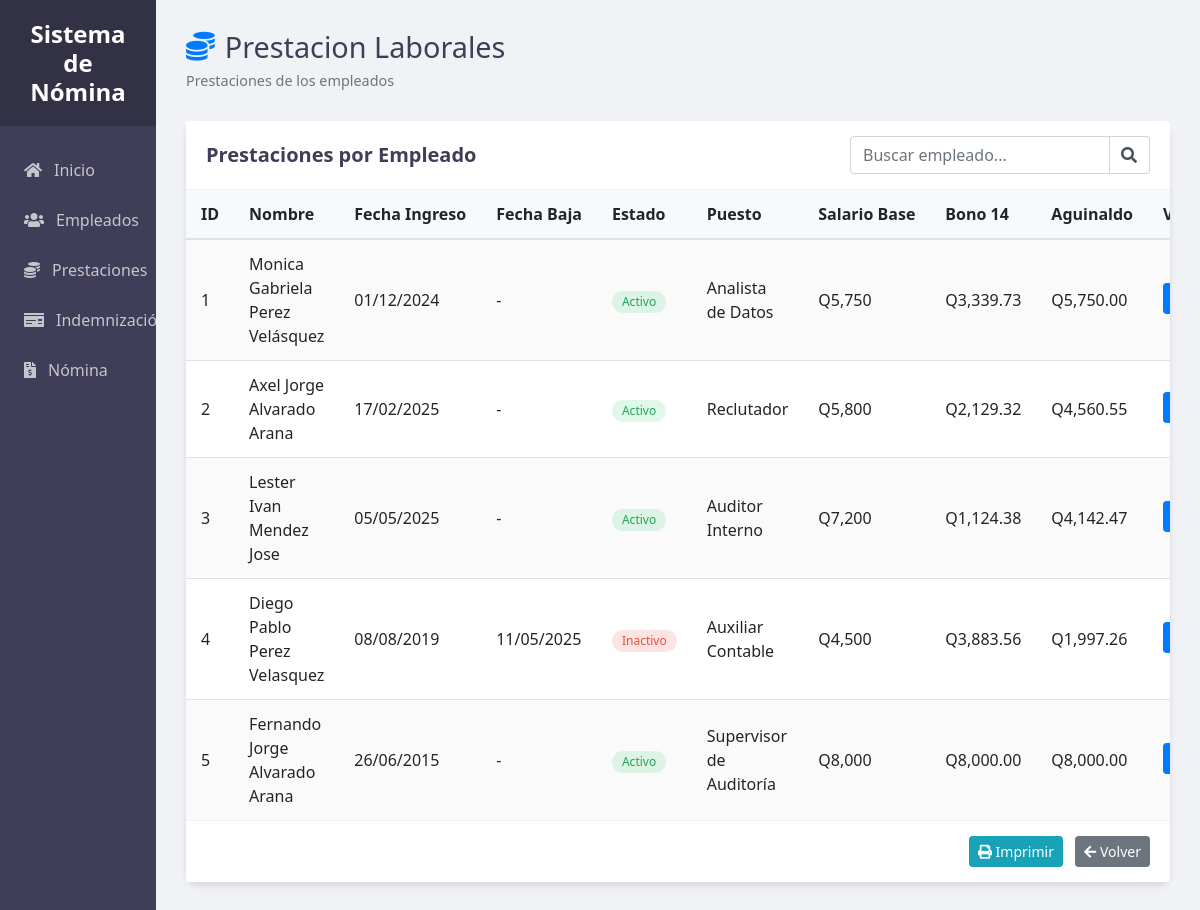
Page /ProyectoNomina/index.php?controller=prestacion&action=ver on the earlier database version.
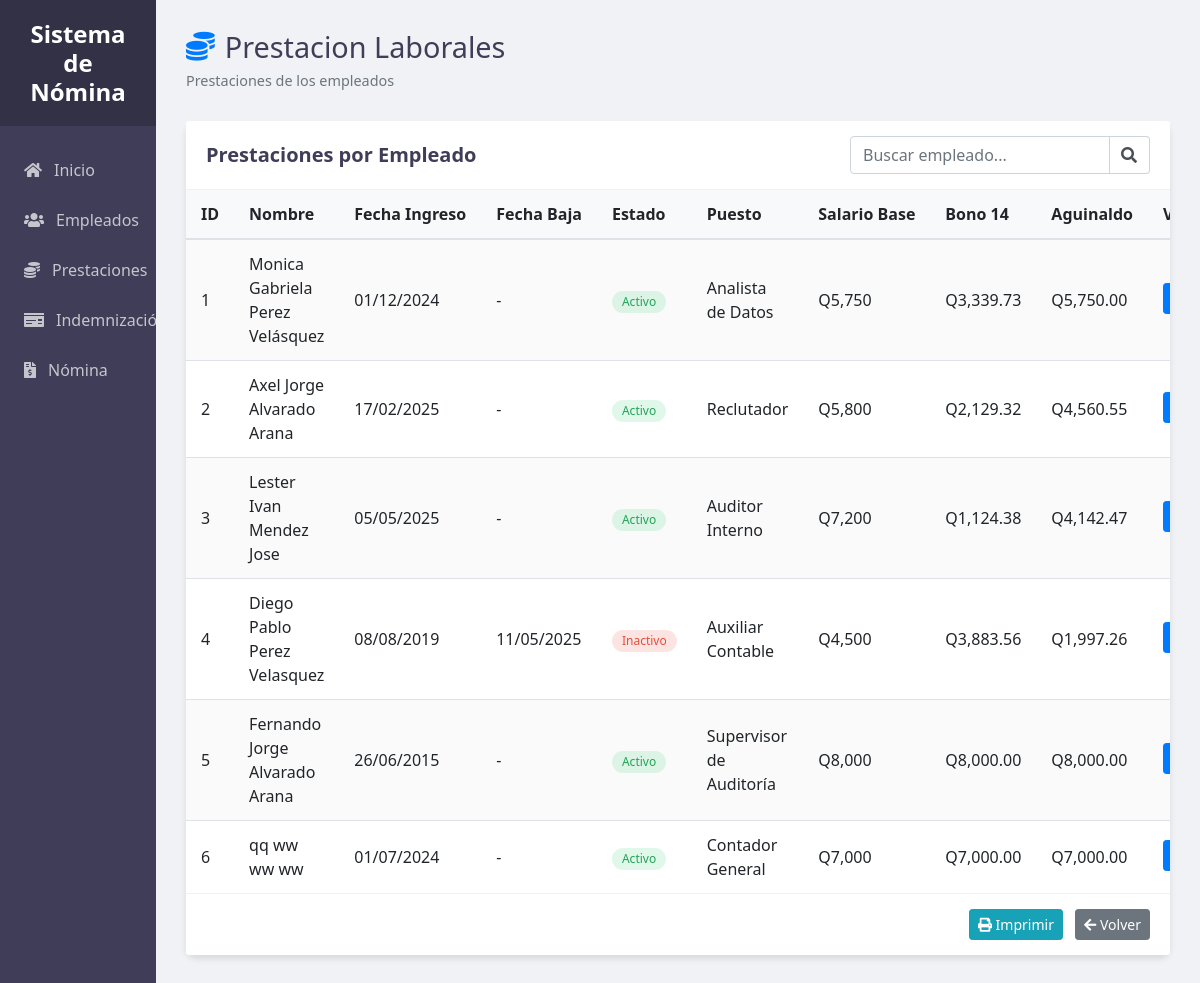
Same page on the later database version.
### tables this page shows
CREATE TABLE `empleado` (
  `ID_Emp` int(11) NOT NULL,
  `PriNombre_Emp` varchar(50) NOT NULL,
  `SegNombre_Emp` varchar(50) NOT NULL,
  `PriApellido_Emp` varchar(50) NOT NULL,
  `SegApellido_Emp` varchar(50) NOT NULL,
  `DPI_Emp` varchar(20) NOT NULL,
  `FechaNacimiento_Emp` date NOT NULL,
  `Direccion_Emp` varchar(255) DEFAULT NULL,
  `Telefono_Emp` varchar(15) DEFAULT NULL,
  `Email_Emp` varchar(100) DEFAULT NULL,
  `FechaIngreso_Emp` date NOT NULL,
  `FechaBaja_Emp` date DEFAULT NULL,
  `Estado_Emp` varchar(10) DEFAULT 'Activo',
  `ID_Puesto` int(11) DEFAULT NULL,
  `Horas_Extras` decimal(5,2) DEFAULT 0.00
);

CREATE TABLE `puesto` (
  `ID_Puesto` int(11) NOT NULL,
  `Nombre_Puesto` varchar(100) NOT NULL,
  `SalarioBase_Puesto` decimal(10,2) NOT NULL,
  `ID_Dep` int(11) DEFAULT NULL
);

### ProyectoNomina/Controllers/PrestacionController.php (called while the page is built, shortened)
<?php
class PrestacionController {
    private $prestacion;
    public function __construct() {
        $db = db::conectar();
        $this->prestacion = new Prestacion($db);
    }
    public function ver() {
        $prestaciones = $this->prestacion->obtenerPrestaciones();
        extract(['prestaciones' => $prestaciones]);
        include 'Views/Prestaciones/Ver.php';
    }
}
?>

### ProyectoNomina/Models/PrestacionModelo.php (called while the page is built, shortened)
<?php
class Prestacion {
    private $conn;
    public function __construct($db) {
        $this->conn = $db;
    }
    public function obtenerPrestaciones() {
        try {
            $query = "CALL spCalcularB14_Agui();";
            $stmt = $this->conn->prepare($query);
            $stmt->execute();
            $resultados = $stmt->fetchAll(PDO::FETCH_ASSOC);
            return $resultados;
        } catch (PDOException $e) {
            error_log("Error al obtener Prestaciones de Empleados: " . $e->getMessage());
            return [];
        }
    }
}

### ProyectoNomina/Views/Prestaciones/Ver.php (the view, shortened to what this page needs)
<!DOCTYPE html>
<html lang="en">
<head>
    <link rel="stylesheet" href="https://cdn.jsdelivr.net/npm/bootstrap@4.6.2/dist/css/bootstrap.min.css">
    <link rel="stylesheet" href="https://cdnjs.cloudflare.com/ajax/libs/font-awesome/5.15.4/css/all.min.css">
    <link rel="stylesheet" href="Public/CSS/styleVer.css">
</head>
<body>
    <div class="sidebar">
        <div class="sidebar-header">
            <h3>Sistema de Nómina</h3>
        </div>
        <ul class="sidebar-menu">
            <li><a href="index.php"><i class="fas fa-home"></i> Inicio</a></li>
            <li><a href="index.php?controller=empleado&action=ver"><i class="fas fa-users"></i> Empleados</a></li>
            <li><a href="index.php?controller=prestacion&action=ver"><i class="fas fa-coins"></i> Prestaciones</a></li>
            <li><a href="index.php?controller=indemnizacion&action=ver"><i class="fas fa-money-check"></i> Indemnización</a></li>
            <li><a href="index.php?controller=nomina&action=ver"><i class="fas fa-file-invoice-dollar"></i> Nómina</a></li>
        </ul>
    </div>
    <div class="main-content">
        <div class="content-container">
            <div class="header">
                <div class="header-title">
                    <h1><i class="fas fa-coins text-primary"></i> Prestacion Laborales</h1>
                    <p class="text-muted">Prestaciones de los empleados</p>
                </div>
            </div>
            <div class="card">
                <div class="card-header bg-white">
                    <div class="row align-items-center">
                        <div class="col-md-6">
                            <h5 class="mb-0">Prestaciones por Empleado</h5>
                        </div>
                        <div class="col-md-6">
                            <div class="input-group search-box">
                                <input type="text" id="searchInput" class="form-control" placeholder="Buscar empleado...">
                                <div class="input-group-append">
                                    <span class="input-group-text"><i class="fas fa-search"></i></span>
                                </div>
                            </div>
                        </div>
                    </div>
                </div>
                <div class="card-body p-0">
                    <?php if (empty($prestaciones)): ?>
                        <div class="alert alert-info m-3">
                            <i class="fas fa-info-circle"></i> No hay prestaciones registradas en el sistema.
                        </div>
                    <?php else: ?>
                        <div class="table-container">
                            <table class="table table-striped table-hover" id="employeeTable">
                                <thead>
                                    <tr>
                                        <th>ID</th>
                                        <th>Nombre</th>
                                        <th>Fecha Ingreso</th>
                                        <th>Fecha Baja</th>
                                        <th>Estado</th>
                                        <th>Puesto</th>
                                        <th>Salario Base</th>
                                        <th>Bono 14</th>
                                        <th>Aguinaldo</th>
                                        <th>Vacaciones</th>
                                    </tr>
                                </thead>
                                <tbody>
                                    <?php foreach ($prestaciones as $prestacion): ?>
                                        <tr>
                                            <td><?php echo $prestacion['ID_Emp'];?></td>
                                            <td><?php echo $prestacion['Nombre']; ?></td>
                                            <td><?php echo date('d/m/Y', strtotime($prestacion['FechaIngreso_Emp'])); ?></td>
                                            <td><?php echo $prestacion['FechaBaja_Emp'] ? date('d/m/Y', strtotime($prestacion['FechaBaja_Emp'])) : '-'; ?></td>
                                            <td>
                                                <?php if ($prestacion['Estado_Emp'] == 'Activo'): ?>
                                                    <span class="badge badge-success">Activo</span>
                                                <?php else: ?>
                                                    <span class="badge badge-danger">Inactivo</span>
                                                <?php endif; ?>
                                            </td>
                                            <td><?php echo $prestacion['Nombre_Puesto']; ?></td>
                                            <td>Q<?php echo number_format($prestacion['SalarioBase_Puesto'], 0, '.', ','); ?></td>
                                            <td>Q<?php echo number_format($prestacion['Bono14'], 2, '.', ','); ?></td>
                                            <td>Q<?php echo number_format($prestacion['Aguinaldo'], 2, '.', ','); ?></td>
                                            <td>
                                                <a href="index.php?controller=vacaciones&action=ver&id=<?= $prestacion['ID_Emp']; ?>" class="btn btn-sm btn-primary mb-1">
                                                    <i class="fas fa-umbrella-beach"></i></a>
                                                <br>
                                            </td>
                                        </tr>
                                    <?php endforeach; ?>
                                </tbody>
                            </table>
                        </div>
                    <?php endif; ?>
                </div>
                <div class="card-footer bg-white">
                    <div class="row">
                        <div class="col text-right">
                            <button type="button" class="btn btn-info btn-sm mr-2" onclick="window.print()">
                                <i class="fas fa-print"></i> Imprimir
                            </button>
                            <a href="index.php" class="btn btn-secondary btn-sm">
                                <i class="fas fa-arrow-left"></i> Volver
                            </a>
                        </div>
                    </div>
                </div>
            </div>
        </div>
    </div>
</body>
</html>

### ProyectoNomina/index.php (shortened to what this page needs)
<?php
require_once 'Models/EmpleadoModelo.php';
require_once 'Models/PrestacionModelo.php';
require_once 'Controllers/PrestacionController.php';
$controller = $_GET['controller'] ?? 'empleado';
$action = $_GET['action'] ?? 'index';
switch ($controller) {
    case 'prestacion':
        $controlador = new PrestacionController();
        if (method_exists($controlador, $action)) {
            $controlador->$action();
        } else {
            echo "Acción no encontrada en Prestaciones.";
        }
        break;
}

### ProyectoNomina/Public/CSS/styleVer.css (style rules this page uses)
:root { --primary: #4361ee; --secondary: hsl(245, 17%, 29%); --success: #23a359; --danger: #e74c3c; --light: #f8f9fa; --dark: #343a40; --gray: #6c757d; --sidebar-width: 13%; }
body { margin: 0; padding: 0; font-family: 'Segoe UI', Roboto, 'Helvetica Neue', Arial, sans-serif; background-color: #f0f2f5; display: flex; min-height: 100vh; overflow: hidden; }
.sidebar { width: var(--sidebar-width); background-color: var(--secondary); color: white; position: fixed; height: 100vh; overflow-y: auto; z-index: 100; }
.sidebar-header { padding: 20px; background-color: rgba(0, 0, 0, 0.2); text-align: center; }
.sidebar-header h3 { margin: 0; font-size: 1.5rem; font-weight: 600; }
.sidebar-menu { list-style: none; padding: 0; margin: 20px 0; }
.sidebar-menu li { margin-bottom: 2px; }
.sidebar-menu a { display: flex; align-items: center; padding: 12px 20px; color: rgba(255, 255, 255, 0.7); text-decoration: none; transition: all 0.3s; border-left: 4px solid transparent; }
.sidebar-menu i { margin-right: 12px; }
.main-content { flex: 1; margin-left: var(--sidebar-width); height: 100vh; overflow-y: auto; }
.content-container { padding: 30px; max-width: 1800px; margin: 0 auto; }
.header { display: flex; justify-content: space-between; align-items: center; margin-bottom: 30px; }
.header-title h1 { margin: 0; font-size: 1.8rem; color: var(--secondary); display: flex; align-items: center; }
.header-title h1 i { margin-right: 10px; }
.header-title p { margin: 5px 0 0; font-size: 0.9rem; }
.card { border: none; border-radius: 10px; box-shadow: 0 4px 6px rgba(0, 0, 0, 0.1); margin-bottom: 30px; background-color: white; }
.card-header { padding: 15px 20px; border-bottom: 1px solid rgba(0, 0, 0, 0.05); }
.card-header h5 { font-weight: 600; color: var(--secondary); }
.table-container { max-height: calc(100vh - 250px); overflow-y: auto; overflow-x: auto; }
.table { margin-bottom: 0; width: 100%; }
.table thead th { position: sticky; top: 0; background-color: #f8f9fa; z-index: 10; font-weight: 600; border-top: none; border-bottom: 2px solid #dee2e6; padding: 12px 15px; white-space: nowrap; }
.table td { padding: 12px 15px; vertical-align: middle; }
.table-striped tbody tr:nth-of-type(odd) { background-color: rgba(0, 0, 0, 0.02); }
.badge { padding: 5px 10px; border-radius: 30px; font-weight: 500; font-size: 0.75rem; }
.badge-success { background-color: rgba(46, 204, 113, 0.15); color: var(--success); }
.badge-danger { background-color: rgba(231, 76, 60, 0.15); color: var(--danger); }
.card-footer { background-color: white; border-top: 1px solid rgba(0, 0, 0, 0.05); padding: 15px 20px; }
.search-box { max-width: 300px; margin-left: auto; }
.search-box .form-control { border-top-right-radius: 0; border-bottom-right-radius: 0; }
.search-box .input-group-text { background-color: white; border-left: none; }

Differences in the rows shown:
added empleado: ID_Emp "6", Nombre "qq ww ww ww", FechaIngreso_Emp "01/07/2024", Estado_Emp "Activo", ID_Puesto.Nombre_Puesto "Contador General", ID_Puesto.SalarioBase_Puesto "7,000", Bono14 "7,000.00", Aguinaldo "7,000.00"
